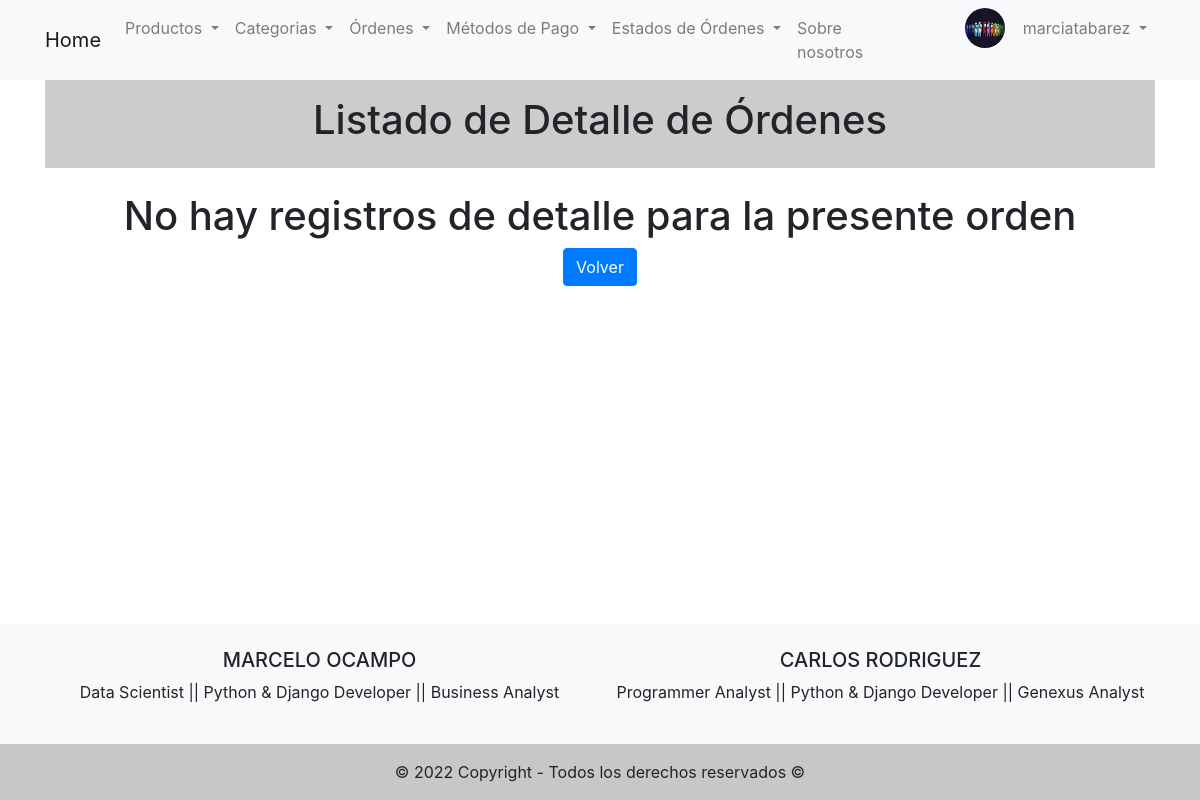
/orders/list-order-items/5/ (signed in), run on an earlier commit of the app's database.
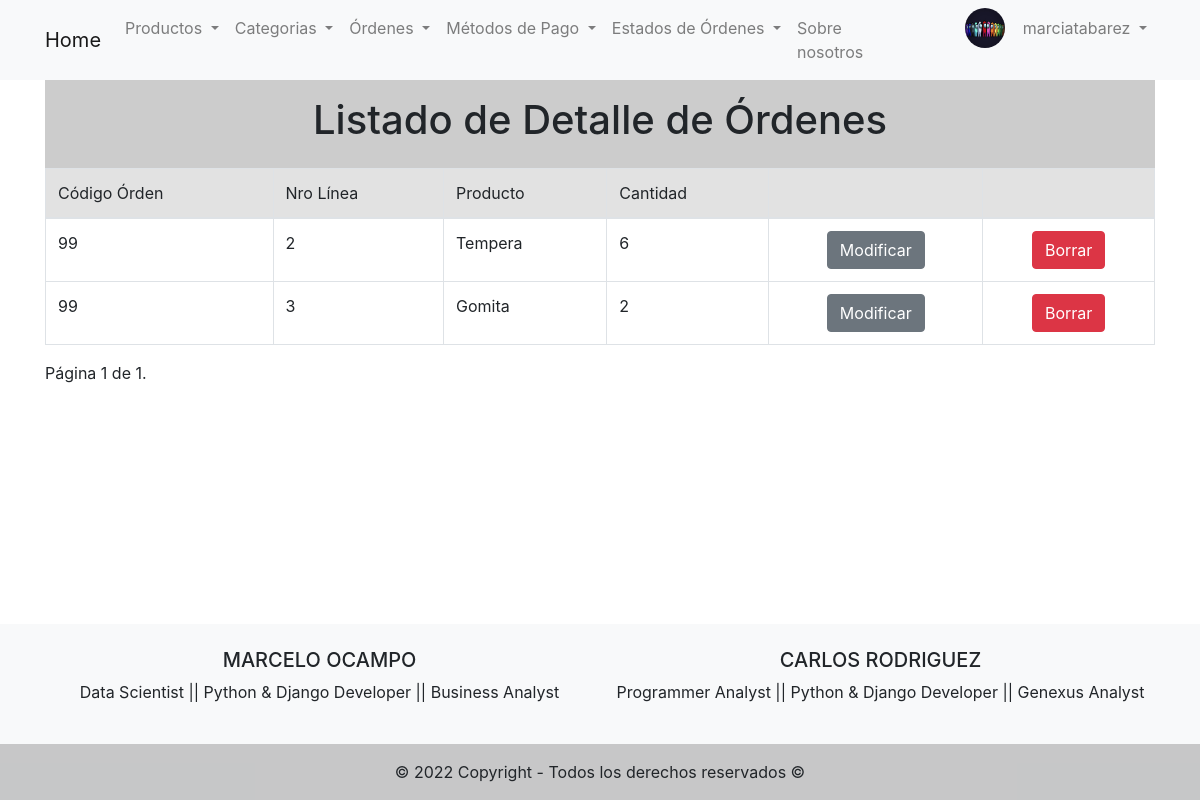
And on a later commit of the database.
### users/models.py (models this page shows, shortened)
class ProfileUser(models.Model):
    user = models.OneToOneField(User, on_delete=models.CASCADE, related_name='profile_user')
    phone = models.CharField(max_length=20, blank=True)
    birth_date = models.DateField(null=True, blank=True)
    city = models.CharField(max_length=50, blank=True)
    country = models.CharField(max_length=50, blank=True)
    profile_picture = models.ImageField(upload_to='profile_pictures', blank=True)

### orders/models.py (models this page shows, shortened)
class OrderItems(models.Model):
    order_code = models.ForeignKey(Orders, on_delete= models.CASCADE)
    item_code = models.IntegerField()
    product_code = models.ForeignKey(Products, on_delete= models.CASCADE, related_name='product_rel')
    item_quantity = models.IntegerField()

class Orders(models.Model):
    order_code = models.IntegerField(unique=True)
    order_price = models.FloatField()
    creation_time = models.DateTimeField(auto_now_add=True)
    payment_method_short = models.ForeignKey(PaymentMethod, on_delete= models.CASCADE)
    status = models.ForeignKey(OrderStatus, on_delete= models.CASCADE)
    client_name = models.CharField(max_length=100, blank= True)
    def __str__(self):
        return str(self.order_code)

### products/models.py (models this page shows)
class Products(models.Model):
    product_name = models.CharField(max_length=100)
    product_code = models.IntegerField(unique= True)
    category_code = models.ForeignKey(Categories, on_delete= models.CASCADE)
    product_price = models.FloatField()
    product_description = models.CharField(max_length=200)
    def __str__(self):
        return self.product_name

### orders/views.py (the view)
# urls.py: path('list-order-items/<int:pk>/', list_order_items, name='list_orders_items'),
def list_order_items(request, pk):
    order_items = OrderItems.objects.filter(order_code = pk)
    paginator = Paginator(order_items, 5)
    page_number = request.GET.get('page')
    page_obj = paginator.get_page(page_number)
    context = {
            'order_items':page_obj,
    }
    return render(request,'orders/list_order_items.html',context=context)

### templates/orders/list_order_items.html (shortened to what this page needs)
{% extends 'base.html' %}
{% block content %}
  <div class="text-center p-3" style="background-color: rgba(0, 0, 0, 0.2);">
      <h1>Listado de Detalle de Órdenes</h1>
  </div>
  {% if order_items %}
    <table class="table table-bordered">
      <thead style="background-color: #E2E2E2;">
        <tr>
          <td>Código Órden</td>
          <td>Nro Línea</td>
          <td>Producto</td>
          <td>Cantidad</td>
          <td></td>
          <td></td>
        </tr>
      </thead>
      <tbody>
        {% if order_items %}
          {% for order_item in order_items %}
            <tr>
              <td>{{order_item.order_code}}</td>
              <td>{{order_item.item_code}}</td>
              <td>{{order_item.product_code}}</td>
              <td>{{order_item.item_quantity}}</td>
              <td> <center> <a href="/orders/update-order-items/{{order_item.id}}/" class="btn btn-secondary">Modificar</a> </center> </td>
              <td> <center> <a href="/orders/delete-order-items/{{order_item.id}}/" class="btn btn-danger">Borrar</a> </center> </td>
            </tr>
          {% endfor %}
        {% else %}
          <h1>No hay registros de detalle para la presente orden</h1>
        {% endif %}
      </tbody>
    </table>
    <div class="pagination">
      <span class="step-links">
          <span class="current">
              Página {{ order_items.number }} de {{ order_items.paginator.num_pages }}.
          </span>
      </span>
    </div>
  {% else %}
    <br>
    <center>
      <h1>No hay registros de detalle para la presente orden</h1>
      <form action="" method="POST">
        <a href="/orders/list-orders/" class="btn btn-primary">Volver</a>
    </form>
    </center>
  {% endif %}
{% endblock %}

### templates/base.html (shortened to what this page needs)
<!DOCTYPE html>
<html lang="en">
<head>
    <link rel="stylesheet" href="https://cdn.jsdelivr.net/npm/bootstrap@4.6.2/dist/css/bootstrap.min.css">
</head>
<body>
    <header>
        <nav class="navbar navbar-expand-lg navbar-light bg-light">
            <div class="container">
              <a class="navbar-brand" href="/">Home</a>
              <div class="collapse navbar-collapse" id="navbarSupportedContent">
                <ul class="navbar-nav mx-auto">
                  <li class="nav-item dropdown">
                    <a class="nav-link dropdown-toggle" href="#" id="navbarDropdownMenuLink" data-toggle="dropdown" aria-haspopup="true" aria-expanded="false">
                      Productos
                    </a>
                  </li>
                  <li class="nav-item dropdown">
                    <a class="nav-link dropdown-toggle" href="#" id="navbarDropdownMenuLink" data-toggle="dropdown" aria-haspopup="true" aria-expanded="false">
                      Categorias
                    </a>
                  </li>
                  <li class="nav-item dropdown">
                    <a class="nav-link dropdown-toggle" href="#" id="navbarDropdownMenuLink" data-toggle="dropdown" aria-haspopup="true" aria-expanded="false">
                      Órdenes
                    </a>
                  </li>
                  <li class="nav-item dropdown">
                      <a class="nav-link dropdown-toggle" href="#" id="navbarDropdownMenuLink" data-toggle="dropdown" aria-haspopup="true" aria-expanded="false">
                        Métodos de Pago
                      </a>
                  </li>
                  <li class="nav-item dropdown">
                    <a class="nav-link dropdown-toggle" href="#" id="navbarDropdownMenuLink" data-toggle="dropdown" aria-haspopup="true" aria-expanded="false">
                      Estados de Órdenes
                    </a>
                  </li>
                  <li class="nav-item">
                    <a class="nav-link" href="/about-us/">Sobre nosotros</a>
                  </li>
                  {% if request.user.profile_user.profile_picture.url != '' and request.user.is_authenticated %}
                      <img src="{{request.user.profile_user.profile_picture.url}}" alt="profile_picture" width="40" height="40" style="border-radius: 50%; margin-left: 70px;">
                  {% endif %}
                  {% if request.user.is_authenticated %}
                  <li class="nav-item dropdown">
                    <a class="nav-link dropdown-toggle" href="#" id="navbarDropdownMenuLink" data-toggle="dropdown" aria-haspopup="true" aria-expanded="false" style= "margin-left: 10px;">
                      {{request.user.username}}
                    </a>
                  </li>
                  {% endif %}
                </ul>
              </div>
            </div>
          </nav>
    </header>
    <div>
      <div class="container">
        {% block content %}
        {% endblock  %}
      </div>
    </div>
<footer class="bg-light text-center text-lg-start">
  <div class="container p-4">
    <div class="row">
      <div class="col-lg-6 col-md-12 mb-4 mb-md-0">
        <h5 class="text-uppercase">Marcelo Ocampo</h5>
        <p>
          Data Scientist || Python & Django Developer  || Business Analyst
        </p>
      </div>
      <div class="col-lg-6 col-md-12 mb-4 mb-md-0">
        <h5 class="text-uppercase">Carlos Rodriguez</h5>
        <p>
          Programmer Analyst || Python & Django Developer || Genexus Analyst
        </p>
      </div>
    </div>
  </div>
  <div class="text-center p-3" style="background-color: rgba(0, 0, 0, 0.2);">
    © 2022 Copyright - Todos los derechos reservados ©
  </div>
</footer>
</body>
</html>

### templates/base.html (style rules this page uses)
html { width: 100%; height: 100%; margin: 0; }
footer { position: absolute; bottom: 0; width: 100%; }

What changed in the data, as far as the page shows it:
added OrderItems: order_code "99", item_code "2", product_code "Tempera", item_quantity "6"
added OrderItems: order_code "99", item_code "3", product_code "Gomita", item_quantity "2"
Also different on the page:
{{ order_items.number }}: (not shown) → "1"
{{ order_items.paginator.num_pages }}: (not shown) → "1"
text no longer shown: "No hay registros de detalle para la presente orden Volver"
text now shown: "Código Órden Nro Línea Producto Cantidad Página de ."
